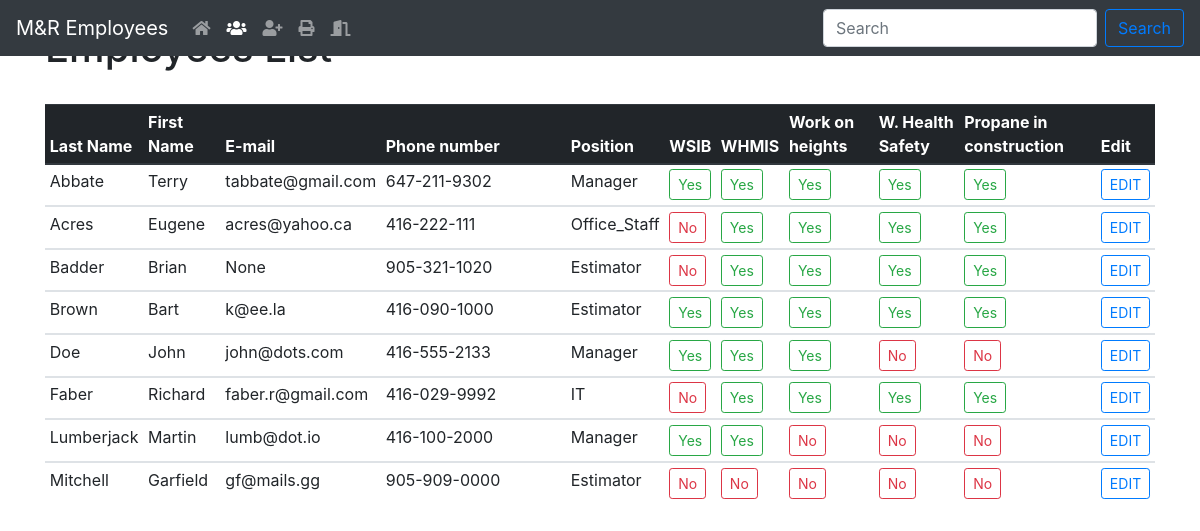
Screenshot of /employees/ (signed in) with the database file from the repository.
### employees_app/models.py (models this page shows, shortened)
class Employees(models.Model):
    STATE = (
        ('ON', 'ON'),
    )
    POSITION = (
        ('Estimator', 'Estimator'),
        ('IT', 'IT'),
        ('Labour', 'Labour'),
        ('Manager', 'Manager'),
        ('Office_Staff', 'Office_Staff'),
        ('Shingler', 'Shingler'),
    )
    STATUS = (
        ('Citizen', 'Citizen'),
        ('Permanent_Resident', 'Permanent_Resident'),
        ('Refugee', 'Refugee'),
        ('Working_Visa', 'Working_Visa'),
        ('NONE', 'NONE'),
    )
    CLOTHES_SIZE = (
        ('2XL', '2XL'),
        ('XL', 'XL'),
        ('L', 'L'),
        ('M', 'M'),
        ('S', 'S'),
        ('XS', 'XS'),
    )
    WHMIS = (
        ('Yes', 'Yes'),
        ('No', 'No'),
    )
    WRK_HEIGHTS = (
        ('Yes', 'Yes'),
        ('No', 'No'),
    )
    WRK_HLTH_SFTY = (
        ('Yes', 'Yes'),
        ('No', 'No'),
    )
    PROP_CONSTR = (
        ('Yes', 'Yes'),
        ('No', 'No'),
    )
    first_name = models.CharField(max_length=128)
    last_name = models.CharField(max_length=128)
    email = models.EmailField(max_length=255, blank=True, null=True)
    address = models.CharField(max_length=128)
    state = models.CharField(max_length=2, choices=STATE, default="")
    postal_code = models.CharField(max_length=10)
    city = models.CharField(max_length=90, default="Toronto")
    date_of_birth = models.DateField()
    phone_number = models.CharField(max_length=16)
    employed_from = models.DateField(default=datetime.now)
    employed_until = models.DateField(blank=True, null=True)
    sin = models.CharField(max_length=12, blank=True, null=True)
    position = models.CharField(max_length=25, choices=POSITION, default="")
    wage = models.CharField(max_length=12)
    driver_lic = models.CharField(max_length=12, blank=True, null=True)
    wsib = models.CharField(max_length=12, blank=True, null=True)
    status = models.CharField(max_length=18, choices=STATUS, default="")
    clothes_size = models.CharField(max_length=3, choices=CLOTHES_SIZE, default="")
    whmis = models.CharField(max_length=3, choices=WHMIS, default="")
    work_heights = models.CharField(max_length=3, choices=WRK_HEIGHTS, default="")
    worker_health_safety = models.CharField(max_length=3, choices=WRK_HLTH_SFTY, default="")
    propane_in_construction = models.CharField(max_length=3, choices=PROP_CONSTR, default="")
    note = models.TextField(blank=True, null=True)

### employees_app/views.py (the view)
# urls.py: url(r'^employees/$', views.employees, name='employees'),
@login_required
def employees(request):
    employees_list = Employees.objects.all().order_by('last_name')
    query = request.GET.get("q")
    if query:
        employees_list = employees_list.filter(
            Q(first_name__icontains=query) |
            Q(last_name__icontains=query) |
            Q(phone_number__icontains=query)
        )
    return render(request, 'employees_app/employees.html', {'employees_list': employees_list, 'nbar': 'em', 'page_employees': "page_employees"})

### employees_app/templates/employees_app/employees.html
{% extends 'employees_app/base.html' %}
{% block body %}
    <br>
    <h1>Employees List</h1>
    <br>
    <table class="table table-hover table-sm table-responsive-sm">
      <thead class="thead-dark">
        <tr>
            <th scope="col">Last Name</th>
            <th scope="col">First Name</th>
            <th scope="col">E-mail</th>
            <th scope="col" class="col col-sm-2">Phone number</th>
            <th scope="col">Position</th>
            <th scope="col" class="">WSIB</th>
            <th scope="col">WHMIS</th>
            <th scope="col">Work on heights</th>
            <th scope="col">W. Health Safety</th>
            <th scope="col">Propane in construction</th>
            <th scope="col">Edit</th>
        </tr>
      </thead>
      {% for employee in employees_list %}
      <tbody>
        <td>{{ employee.last_name }}</td>
        <td>{{ employee.first_name }}</td>
        <td>{{ employee.email }}</td>
        <td>{{ employee.phone_number }}</td>
        <td>{{ employee.position }}</td>
        <td>
            {% if employee.wsib == None %}
                <button class="btn btn-outline-danger btn-sm">No</button>
            {% else %}
                <button class="btn btn-outline-success btn-sm">Yes</button>
            {% endif %}
        </td>
        <td>
            {% if employee.whmis == "Yes" %}
                <button class="btn btn-outline-success btn-sm">{{ employee.whmis }}</button>
            {% else %}
                <button class="btn btn-outline-danger btn-sm">{{ employee.whmis }}</button>
            {% endif %}
        </td>
        <td>
            {% if employee.work_heights == "Yes" %}
                <button class="btn btn-outline-success btn-sm">{{ employee.work_heights }}</button>
            {% else %}
                <button class="btn btn-outline-danger btn-sm">{{ employee.work_heights }}</button>
            {% endif %}
        </td>
        <td>
            {% if employee.worker_health_safety == "Yes" %}
                <button class="btn btn-outline-success btn-sm">{{ employee.worker_health_safety }}</button>
            {% else %}
                <button class="btn btn-outline-danger btn-sm">{{ employee.worker_health_safety }}</button>
            {% endif %}
        </td>
        <td>
            {% if employee.propane_in_construction == "Yes" %}
                <button class="btn btn-outline-success btn-sm">{{ employee.propane_in_construction }}</button>
            {% else %}
                <button class="btn btn-outline-danger btn-sm">{{ employee.propane_in_construction }}</button>
            {% endif %}
        </td>
        <td>
            <a href="{% url 'employees_app:edit_employee' id=employee.id %}" class="btn btn-outline-primary btn-sm">EDIT</a>
        </td>
      </tbody>
      {% endfor %}
    </table>
{% endblock %}

### employees_app/templates/employees_app/base.html (shortened to what this page needs)
{% load staticfiles %}
<!doctype html>
<html lang="en">
  <head>
    <link rel="stylesheet" href="https://use.fontawesome.com/releases/v5.0.13/css/all.css">
    <link rel="stylesheet" href="https://maxcdn.bootstrapcdn.com/bootstrap/4.0.0-beta.2/css/bootstrap.min.css">
    <link href="https://getbootstrap.com/docs/4.0/examples/starter-template/starter-template.css" rel="stylesheet">
  </head>
  <body>
    <nav class="navbar navbar-expand-md navbar-dark bg-dark fixed-top">
      <a class="navbar-brand" href="{% url 'employees_app:index' %}">M&R Employees</a>
      <div class="collapse navbar-collapse" id="navbarsExampleDefault">
        <ul class="navbar-nav mr-auto">
        {% if user.is_authenticated %}
          <li class="nav-item {% if nbar == 'home' %}active{% endif %}">
            <a class="nav-link" href="{% url 'employees_app:index' %}" data-toggle="tooltip" data-placement="bottom" title="Home"><i class="fas fa-home"></i> <span class="sr-only">(current)</span></a>
          </li>
          <li class="nav-item {% if nbar == 'em' %}active{% endif %}">
            <a class="nav-link" href="{% url 'employees_app:employees' %}" data-toggle="tooltip" data-placement="bottom" title="All Employees"><i class="fas fa-users"></i></a>
          </li>
          <li class="nav-item {% if nbar == 'add_em' %}active{% endif %}">
            <a class="nav-link" href="{% url 'employees_app:add_employee' %}" data-toggle="tooltip" data-placement="bottom" title="Add Employee"><i class="fas fa-user-plus"></i></a>
          </li>
          <li class="nav-item">
            <a onclick="printPage()" class="nav-link" href="" data-toggle="tooltip" data-placement="bottom" title="Print"><i class="fas fa-print"></i></a>
          </li>
          <li class="nav-item">
            <a class="nav-link" href="{% url 'logout' %}" data-toggle="tooltip" data-placement="bottom" title="Log Out"><i class="fas fa-door-open"></i></a>
          </li>
        {% endif %}
        </ul>
        {% if page_employees == "page_employees" %}
        <form class="form-inline my-2 my-lg-0">
          <input class="form-control mr-sm-2" type="text" name="q" value="{{ request.GET.q }}" placeholder="Search" aria-label="Search">
          <button class="btn btn-outline-primary my-2 my-sm-0" type="submit">Search</button>
        </form>
        {% endif %}
      </div>
    </nav>
    <main role="main" class="container">
      <div class="starter-template">
      {% block body %}{% endblock %}
      </div>
    </main>
  </body>
</html>

### rows the page displays
Employees: last_name "Abbate", first_name "Terry", email "tabbate@gmail.com", phone_number "647-211-9302", position "Manager", wsib "Yes", whmis "Yes", work_heights "Yes", worker_health_safety "Yes", propane_in_construction "Yes"
Employees: last_name "Acres", first_name "Eugene", email "acres@yahoo.ca", phone_number "416-222-111", position "Office_Staff", shows "No", whmis "Yes", work_heights "Yes", worker_health_safety "Yes", propane_in_construction "Yes"
Employees: last_name "Badder", first_name "Brian", email "None", phone_number "905-321-1020", position "Estimator", whmis "Yes", work_heights "Yes", worker_health_safety "Yes", propane_in_construction "Yes"
Employees: last_name "Brown", first_name "Bart", email "k@ee.la", phone_number "416-090-1000", position "Estimator", wsib "Yes", whmis "Yes", work_heights "Yes", worker_health_safety "Yes", propane_in_construction "Yes"
Employees: last_name "Doe", first_name "John", email "john@dots.com", phone_number "416-555-2133", position "Manager", wsib "Yes", whmis "Yes", work_heights "Yes", worker_health_safety "No", propane_in_construction "No"
Employees: last_name "Faber", first_name "Richard", email "faber.r@gmail.com", phone_number "416-029-9992", position "IT", shows "No", whmis "Yes", work_heights "Yes", worker_health_safety "Yes", propane_in_construction "Yes"
Employees: last_name "Lumberjack", first_name "Martin", email "lumb@dot.io", phone_number "416-100-2000", position "Manager", wsib "Yes", whmis "Yes", work_heights "No", worker_health_safety "No", propane_in_construction "No"
Employees: last_name "Mitchell", first_name "Garfield", email "gf@mails.gg", phone_number "905-909-0000", position "Estimator", shows "No", whmis "No", work_heights "No", worker_health_safety "No", propane_in_construction "No"
